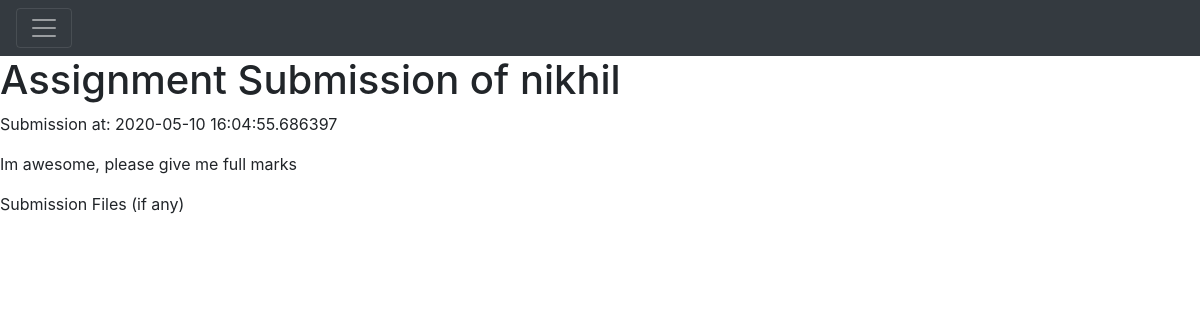
Before: /assignmentSubmission/detail/1 (signed in) with the older database file.
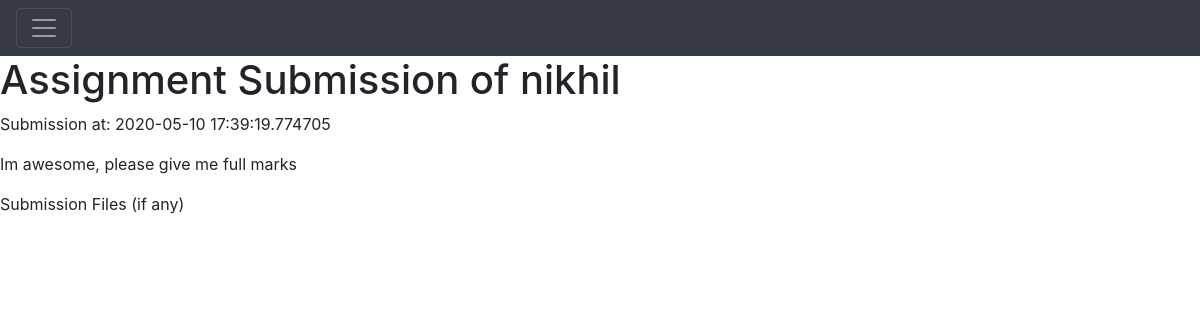
After: the same page with the newer database file.
### Application/models.py (models this page shows)
class AssignmentSubmission(db.Model):
    __tablename__ = "assignment_submissions"
    assignmentSubmissionId = db.Column(
        db.Integer,
        primary_key=True,
        autoincrement=True
    )
    submissionTime = db.Column(db.DateTime, default=datetime.datetime.utcnow())
    assignmentId = db.Column(db.Integer, db.ForeignKey('assignments.assignmentId'))
    assignment = relationship("Assignment")
    assignmentGrade = db.Column(db.String(20))
    userId = db.Column(db.Integer, db.ForeignKey('users.userId'))
    user = relationship("User")
    comment = db.Column(db.String(500))
    gradeReceived = db.Column(
        db.String(10)
    )

### Application/assignment_submissions.py (the view)
@app.route('/assignmentSubmission/detail/<id>')
@authenticate
def assignmentSubmissionDetail(id):
    print(id)
    assignmentSubmissionId = escape(id)
    submission = models.AssignmentSubmission.query.filter_by(assignmentSubmissionId=assignmentSubmissionId).first()
    return render_template('assignment_submission_detail.html',submission=submission)

### Application/templates/assignment_submission_detail.html (shortened to what this page needs)
{% extends 'main.html' %}
{% block head %}
{{ super() }}
{% endblock %}
{% block body %}
{{ super() }}
    <h1>Assignment Submission of {{ submission.user.name }} </h1>
    <p> Submission at: {{ submission.submissionTime  }} </p>
    <p> {{ submission.comment }}</p>
    <p> Submission Files (if any)</p>
{% endblock %}

Changed rows visible on the page:
changed AssignmentSubmission "Im awesome, please give me full marks": submissionTime "2020-05-10 16:04:55.686397" → "2020-05-10 17:39:19.774705"
